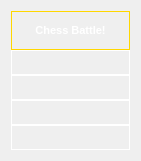
  <widget class="QWidget" name="verticalLayoutWidget_2">
   <property name="geometry">
    <rect>
     <x>620</x>
     <y>70</y>
     <width>141</width>
     <height>161</height>
    </rect>
   </property>
   <layout class="QVBoxLayout" name="promotionContainer">
    <property name="spacing">
     <number>0</number>
    </property>
    <item>
     <widget class="QLabel" name="labelPromotion">
      <property name="font">
       <font>
        <pointsize>8</pointsize>
        <bold>true</bold>
       </font>
      </property>
      <property name="styleSheet">
       <string notr="true">color: white;
text-transform: uppercase;
border: 1px solid gold;</string>
      </property>
      <property name="text">
       <string>Chess Battle!</string>
      </property>
      <property name="alignment">
       <set>Qt::AlignCenter</set>
      </property>
     </widget>
    </item>
    <item>
     <widget class="QPushButton" name="buttonQ">
      <property name="font">
       <font>
        <pointsize>8</pointsize>
       </font>
      </property>
      <property name="styleSheet">
       <string notr="true">QPushButton {
	color: white;
    text-transform: uppercase;
    padding: 5px 10px;
    background: qlineargradient(x1:0, y1:0, x2:0, y2:1,
    stop:0 rgba(4,1,46,1),
    stop:0.85 rgba(45,7,93,1),
    stop:1 rgba(80,5,80,1));
	border: 1px solid white;
}

QPushButton:hover {
	color: gold;
    text-transform: uppercase;
    background: qlineargradient(x1:0, y1:0, x2:0, y2:1,
    stop:0 rgba(4,1,46,1),
    stop:0.85 rgba(45,7,93,1),
    stop:1 rgba(80,5,80,1));
	border: 2px solid gold;
}</string>
      </property>
      <property name="text">
       <string/>
      </property>
     </widget>
    </item>
    <item>
     <widget class="QPushButton" name="buttonB">
      <property name="font">
       <font>
        <pointsize>8</pointsize>
       </font>
      </property>
      <property name="styleSheet">
       <string notr="true">QPushButton {
	color: white;
    text-transform: uppercase;
    padding: 5px 10px;
    background: qlineargradient(x1:0, y1:0, x2:0, y2:1,
    stop:0 rgba(4,1,46,1),
    stop:0.85 rgba(45,7,93,1),
    stop:1 rgba(80,5,80,1));
	border: 1px solid white;
}

QPushButton:hover {
	color: gold;
    text-transform: uppercase;
    background: qlineargradient(x1:0, y1:0, x2:0, y2:1,
    stop:0 rgba(4,1,46,1),
    stop:0.85 rgba(45,7,93,1),
    stop:1 rgba(80,5,80,1));
	border: 2px solid gold;
}</string>
      </property>
      <property name="text">
       <string/>
      </property>
     </widget>
    </item>
    <item>
     <widget class="QPushButton" name="buttonN">
      <property name="font">
       <font>
        <pointsize>8</pointsize>
       </font>
      </property>
      <property name="styleSheet">
       <string notr="true">QPushButton {
	color: white;
    text-transform: uppercase;
    padding: 5px 10px;
    background: qlineargradient(x1:0, y1:0, x2:0, y2:1,
    stop:0 rgba(4,1,46,1),
    stop:0.85 rgba(45,7,93,1),
    stop:1 rgba(80,5,80,1));
	border: 1px solid white;
}

QPushButton:hover {
	color: gold;
    text-transform: uppercase;
    background: qlineargradient(x1:0, y1:0, x2:0, y2:1,
    stop:0 rgba(4,1,46,1),
    stop:0.85 rgba(45,7,93,1),
    stop:1 rgba(80,5,80,1));
	border: 2px solid gold;
}</string>
      </property>
      <property name="text">
       <string/>
      </property>
     </widget>
    </item>
    <item>
     <widget class="QPushButton" name="buttonR">
      <property name="font">
       <font>
        <pointsize>8</pointsize>
       </font>
      </property>
      <property name="styleSheet">
       <string notr="true">QPushButton {
	color: white;
    text-transform: uppercase;
    padding: 5px 10px;
    background: qlineargradient(x1:0, y1:0, x2:0, y2:1,
    stop:0 rgba(4,1,46,1),
    stop:0.85 rgba(45,7,93,1),
    stop:1 rgba(80,5,80,1));
	border: 1px solid white;
}

QPushButton:hover {
	color: gold;
    text-transform: uppercase;
    background: qlineargradient(x1:0, y1:0, x2:0, y2:1,
    stop:0 rgba(4,1,46,1),
    stop:0.85 rgba(45,7,93,1),
    stop:1 rgba(80,5,80,1));
	border: 2px solid gold;
}</string>
      </property>
      <property name="text">
       <string/>
      </property>
     </widget>
    </item>
   </layout>
  </widget>
